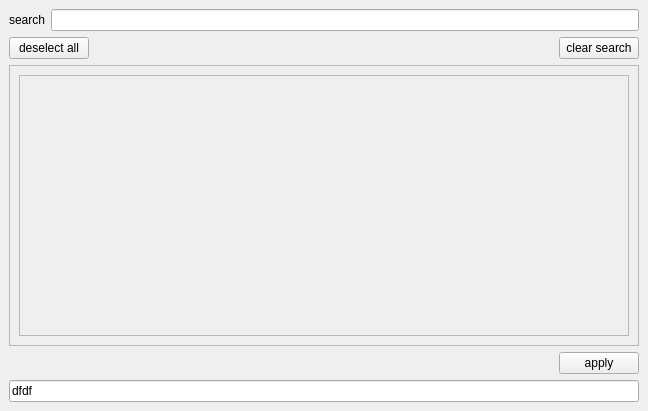
<?xml version="1.0" encoding="UTF-8"?>
<ui version="4.0">
 <class>rbhusTaskHostGroups</class>
 <widget class="QMainWindow" name="rbhusTaskHostGroups">
  <property name="geometry">
   <rect>
    <x>0</x>
    <y>0</y>
    <width>648</width>
    <height>411</height>
   </rect>
  </property>
  <property name="windowTitle">
   <string>MainWindow</string>
  </property>
  <widget class="QWidget" name="centralwidget">
   <layout class="QGridLayout" name="gridLayout">
    <item row="0" column="1" colspan="4">
     <widget class="QLineEdit" name="lineEdit">
      <property name="sizePolicy">
       <sizepolicy hsizetype="Minimum" vsizetype="Fixed">
        <horstretch>0</horstretch>
        <verstretch>0</verstretch>
       </sizepolicy>
      </property>
     </widget>
    </item>
    <item row="3" column="0" colspan="5">
     <layout class="QHBoxLayout" name="horizontalLayout_2">
      <item>
       <spacer name="horizontalSpacer">
        <property name="orientation">
         <enum>Qt::Horizontal</enum>
        </property>
        <property name="sizeHint" stdset="0">
         <size>
          <width>40</width>
          <height>20</height>
         </size>
        </property>
       </spacer>
      </item>
      <item>
       <widget class="QPushButton" name="pushButton">
        <property name="text">
         <string>apply</string>
        </property>
       </widget>
      </item>
     </layout>
    </item>
    <item row="1" column="0" colspan="5">
     <layout class="QHBoxLayout" name="horizontalLayout">
      <item>
       <widget class="QPushButton" name="pushDeselect">
        <property name="text">
         <string>deselect all</string>
        </property>
       </widget>
      </item>
      <item>
       <spacer name="horizontalSpacer_2">
        <property name="orientation">
         <enum>Qt::Horizontal</enum>
        </property>
        <property name="sizeHint" stdset="0">
         <size>
          <width>40</width>
          <height>20</height>
         </size>
        </property>
       </spacer>
      </item>
      <item>
       <widget class="QPushButton" name="pushClearSearch">
        <property name="text">
         <string>clear search</string>
        </property>
       </widget>
      </item>
     </layout>
    </item>
    <item row="0" column="0">
     <widget class="QLabel" name="label">
      <property name="sizePolicy">
       <sizepolicy hsizetype="Fixed" vsizetype="Maximum">
        <horstretch>0</horstretch>
        <verstretch>0</verstretch>
       </sizepolicy>
      </property>
      <property name="text">
       <string>search</string>
      </property>
     </widget>
    </item>
    <item row="2" column="0" colspan="5">
     <widget class="QFrame" name="frame">
      <property name="sizePolicy">
       <sizepolicy hsizetype="MinimumExpanding" vsizetype="MinimumExpanding">
        <horstretch>0</horstretch>
        <verstretch>0</verstretch>
       </sizepolicy>
      </property>
      <property name="frameShape">
       <enum>QFrame::StyledPanel</enum>
      </property>
      <property name="frameShadow">
       <enum>QFrame::Raised</enum>
      </property>
      <layout class="QVBoxLayout" name="verticalLayout_2">
       <item>
        <widget class="QScrollArea" name="scrollArea">
         <property name="sizePolicy">
          <sizepolicy hsizetype="MinimumExpanding" vsizetype="MinimumExpanding">
           <horstretch>0</horstretch>
           <verstretch>0</verstretch>
          </sizepolicy>
         </property>
         <property name="widgetResizable">
          <bool>true</bool>
         </property>
         <widget class="QWidget" name="scrollAreaWidgetContents">
          <property name="geometry">
           <rect>
            <x>0</x>
            <y>0</y>
            <width>620</width>
            <height>269</height>
           </rect>
          </property>
          <layout class="QVBoxLayout" name="verticalLayout"/>
         </widget>
        </widget>
       </item>
      </layout>
     </widget>
    </item>
    <item row="4" column="0" colspan="5">
     <widget class="QLineEdit" name="lineEdit_2">
      <property name="enabled">
       <bool>true</bool>
      </property>
      <property name="text">
       <string>dfdf</string>
      </property>
      <property name="readOnly">
       <bool>true</bool>
      </property>
     </widget>
    </item>
   </layout>
  </widget>
 </widget>
 <resources/>
 <connections/>
</ui>
